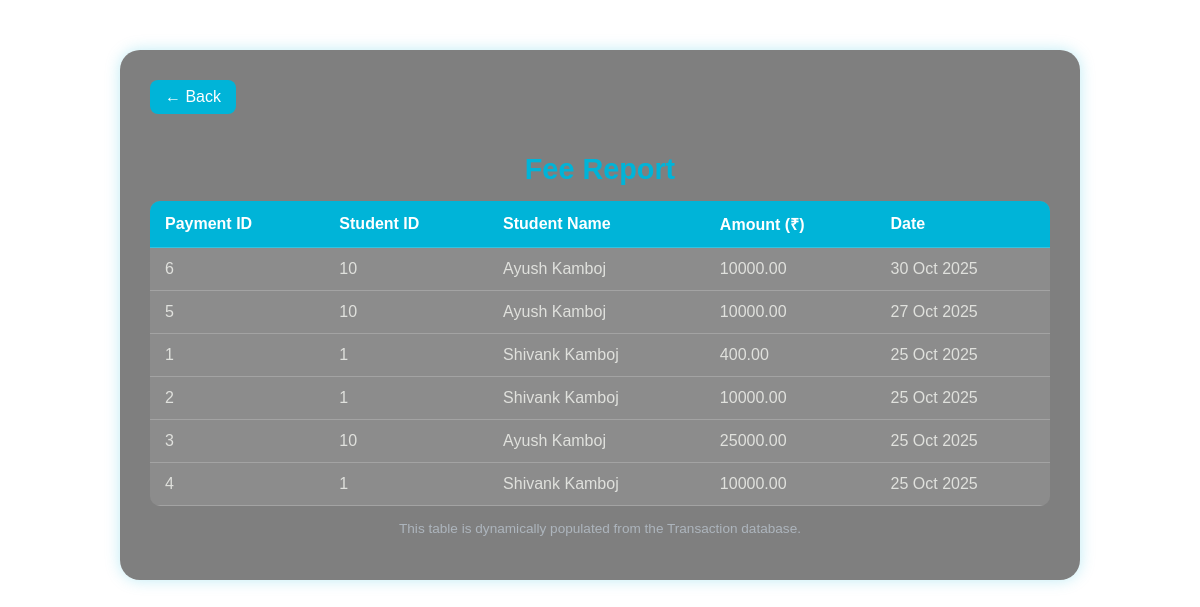
Page /Fee_management/fee_report.php (signed in) on the committed database.
### tables this page shows
CREATE TABLE `Transaction` (
  `transaction_id` int(11) NOT NULL,
  `student_id` int(11) NOT NULL,
  `amount_paid` decimal(10,2) NOT NULL,
  `payment_date` date NOT NULL
);

### Fee_management/fee_report.php (the view, shortened to what this page needs)
<?php
include("database.php");
$query = "
    SELECT
        t.transaction_id,
        t.student_id,
        CONCAT(s.first_name, ' ', s.last_name) AS student_name,
        t.amount_paid,
        t.payment_date
    FROM Transaction t
    LEFT JOIN Student s ON s.student_id = t.student_id
    ORDER BY t.payment_date DESC
";
$result = mysqli_query($conn, $query);
?>
<!DOCTYPE html>
<html lang="en">
<head>
</head>
<body>
  <div class="container">
    <a class="back-btn" href="main_menu.php">← Back</a>
    <h1>Fee Report</h1>
    <table>
      <thead>
        <tr>
          <th>Payment ID</th>
          <th>Student ID</th>
          <th>Student Name</th>
          <th>Amount (₹)</th>
          <th>Date</th>
        </tr>
      </thead>
      <tbody>
        <?php
        if ($result && mysqli_num_rows($result) > 0) {
            while ($row = mysqli_fetch_assoc($result)) {
                echo "<tr>";
                echo "<td>" . htmlspecialchars($row['transaction_id']) . "</td>";
                echo "<td>" . htmlspecialchars($row['student_id']) . "</td>";
                echo "<td>" . htmlspecialchars($row['student_name']) . "</td>";
                echo "<td>" . htmlspecialchars($row['amount_paid']) . "</td>";
                echo "<td>" . date('d M Y', strtotime($row['payment_date'])) . "</td>";
                echo "</tr>";
            }
        } else {
            echo "<tr><td colspan='5' style='text-align:center;'>No transactions found.</td></tr>";
        }
        ?>
      </tbody>
    </table>
    <p class="note">This table is dynamically populated from the Transaction database.</p>
  </div>
</body>
</html>

### Fee_management/fee_report.php (style rules this page uses)
:root { --card-bg: rgba(0, 0, 0, 0.5); --accent: #00b4d8; --text: #e0e1dd; --table-bg: rgba(255,255,255,0.1); --table-hover: rgba(0,180,216,0.2); }
body { margin: 0; font-family: "Poppins", sans-serif; background: url('https://images.unsplash.com/photo-1503676260728-1c00da094a0b') no-repeat center center/cover; display: flex; justify-content: center; align-items: flex-start; min-height: 100vh; padding-top: 50px; color: var(--text); }
.container { width: 90%; max-width: 900px; background: var(--card-bg); padding: 30px; border-radius: 20px; box-shadow: 0 0 15px rgba(0, 180, 216, 0.25); backdrop-filter: blur(8px); }
h1 { text-align: center; color: var(--accent); margin-bottom: 15px; font-size: 1.8rem; }
.back-btn { display: inline-block; margin-bottom: 20px; padding: 8px 15px; background-color: var(--accent); color: #fff; text-decoration: none; border-radius: 8px; transition: background 0.3s; }
table { width: 100%; border-collapse: collapse; background-color: var(--table-bg); border-radius: 10px; overflow: hidden; }
th, td { padding: 12px 15px; text-align: left; }
th { background-color: var(--accent); color: #fff; }
tr { border-bottom: 1px solid rgba(255,255,255,0.2); transition: background 0.3s; }
.note { text-align: center; margin-top: 15px; font-size: 0.85rem; color: #adb5bd; }

### rows in the picture
transaction: transaction_id "6", student "10", student_name "Ayush Kamboj", amount_paid "10000.00", payment_date "30 Oct 2025"
transaction: transaction_id "5", student "10", student_name "Ayush Kamboj", amount_paid "10000.00", payment_date "27 Oct 2025"
transaction: transaction_id "1", student "1", student_name "Shivank Kamboj", amount_paid "400.00", payment_date "25 Oct 2025"
transaction: transaction_id "2", student "1", student_name "Shivank Kamboj", amount_paid "10000.00", payment_date "25 Oct 2025"
transaction: transaction_id "3", student "10", student_name "Ayush Kamboj", amount_paid "25000.00", payment_date "25 Oct 2025"
transaction: transaction_id "4", student "1", student_name "Shivank Kamboj", amount_paid "10000.00", payment_date "25 Oct 2025"
